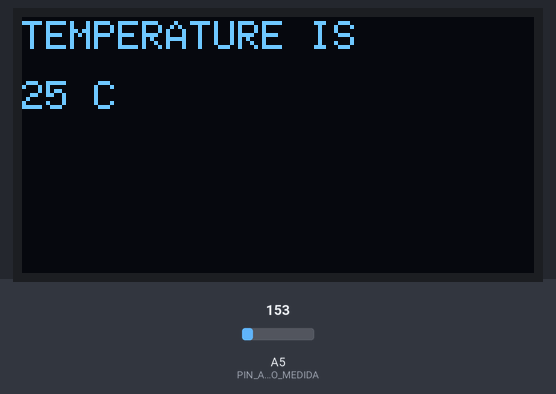
This sketch was run on a simulated Arduino Uno, built with avr-gcc and run on an emulated ATmega328P. On the bench: 128×64 one-colour display. The inputs (shaded band) are chosen by the test bench; at power-on: A5 (PIN_ANALOGICO_MEDIDA) = 153. What the sketch prints to the serial monitor is not drawn.

Above: at 1.6 s.
1.7 s: A5 (PIN_ANALOGICO_MEDIDA) set to 165
At 4.6 s:
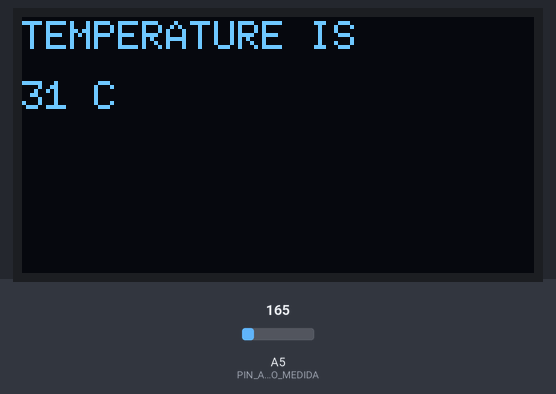
4.9 s: A5 (PIN_ANALOGICO_MEDIDA) set to 130
At 8.2 s:
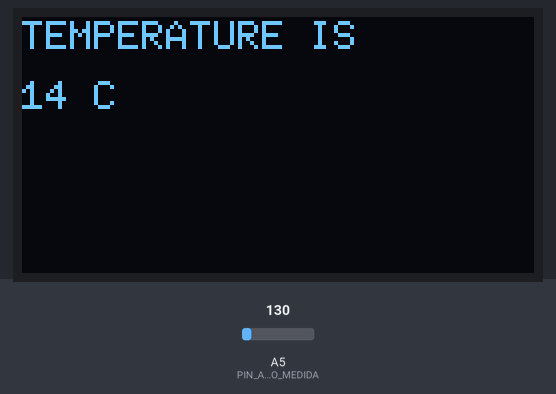
8.5 s: A5 (PIN_ANALOGICO_MEDIDA) set to 121
At 11.6 s:
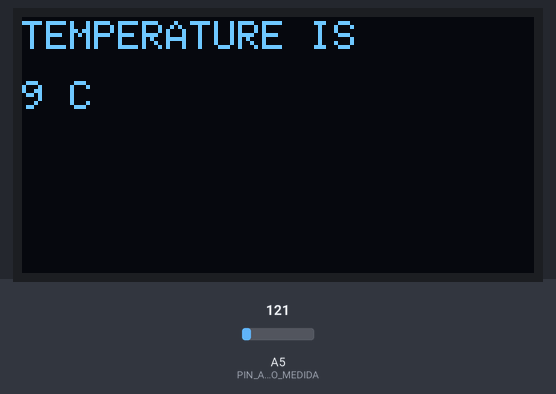
Timing chart, 0 to 13.1 s (numbered marks = the images above; inputs shaded):
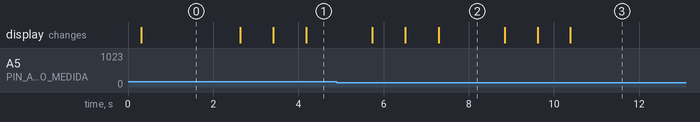

The sketch:

fase2.ino
```cpp
#include <U8g2lib.h>

// Descomentar la siguiente línea para activar el modo debug.
#define DEBUG

// Asignar el pin analógico para la medida del sensor.
#define PIN_ANALOGICO_MEDIDA 5

// Asignar pines digitales para la pantalla OLED.
#define DIGITAL_PIN_SCK 2
#define DIGITAL_PIN_SDA 3
#define DIGITAL_PIN_DC 4
#define DIGITAL_PIN_CS 5

// Asignamos la tensión de referencia para el sensor.
#define VS_mV 5000

// El pin RES debe estar a 5 V, podemos conectarlo a alimentación o usar un pin digital
// a nivel alto. Prefiero usar la conexión a alimentación porque así preservamos el pin
// digital para otros usos.

// Invocamos el constructor para crear el objeto que representa la pantalla.
U8G2_SH1106_128X64_NONAME_1_4W_SW_SPI u8g2(U8G2_R0, DIGITAL_PIN_SCK, DIGITAL_PIN_SDA, DIGITAL_PIN_CS, DIGITAL_PIN_DC);

void setup() {
#ifdef DEBUG
  // Configuramos la depuración.
  Serial.begin(9600);
#endif

  // Configuramos el pin analógico como entrada.
  pinMode(PIN_ANALOGICO_MEDIDA, INPUT);

  // Configuramos la pantalla OLED.
  u8g2.setFont(u8g2_font_6x10_mf);
  u8g2.setFontRefHeightExtendedText();
  u8g2.setFontPosTop();
  u8g2.begin();
}

void ShowSensorValue(int value){
  u8g2.firstPage();
  do {

      u8g2.setCursor(0, 0);
      u8g2.print("TEMPERATURE IS");
      u8g2.setCursor(0, 15);
      u8g2.print(String(value).c_str());
      u8g2.print(" C");
  } while(u8g2.nextPage());
}

float CurrentSensorValue(){
  // *** IMPORTANTE ***
  // Estoy usando un sensor de temperatura TMP36 que devuelve un valor de tensión que
  // debe transformarse en una temperatura considerando las indicaciones del fabricante
  // para este modelo.

  // Leemos el valor del sensor.
  int rawValue = analogRead(PIN_ANALOGICO_MEDIDA);

  // Transformamos en tensión.
  float value_mV = map(rawValue, 0, 1023, 0, VS_mV);

  // Ahora transformamos en temperatura a partir de la ecuación de la recta que se
  // deduce de la gráfica de las especificaciones.
  double value_C = (value_mV - 500) / 10;

  #ifdef DEBUG
    Serial.println(rawValue);
    Serial.print(value_C);
    Serial.println(+ " ºC");
  #endif

  return value_C;
}

int AvgSensorValue(){
  // El sensor utilizado acepta variaciones en el resultado de hasta 2ºC debido
  // a sus limitaciones de precisión. Para evitar que lecturas consecutivas muestren
  // valores ligeramente distintos por este motivo que puedan resultar confusos y
  // generar "ruido" en los datos que se usarán más adelante, calcularemos una
  // media móvil y ese será el valor que consideraremos como temperatura.
  // Además, como la precisión tiene de orden de magnitud 1ºC, no tiene sentido
  // trabajar con decimales, por lo que tras calcular la media móvil haremos un
  // redondeo que completaremos con el casting a int del retorno de la función.

  static float avg [3];
  static int n = 0;

  // Primera invocación de la función. Todavía no hay ningún valor en el array.
  // El nuevo valor es el primero y él mismo es la media.
  if (n == 0)
  {
    avg[0] = CurrentSensorValue();
    n++;
    return round(avg[0]);
  }

  // Segunda invocación de la función. Ya hay un valor en el array.
  // El nuevo valor es el segundo y hay que calcular la media junto con el
  // otro que ya está en el array.
  if (n == 1)
  {
    avg[1] = CurrentSensorValue();
    n++;
    return round((avg[0] + avg[1]) / 2);
  }

  // Tercera invocación de la función. Ya hay dos valores en el array.
  // El nuevo valor es el tercero y hay que calcular la media con los
  // otros dos que ya están en el array.
  if (n == 2)
  {
    avg[2] = CurrentSensorValue();
    n++;
    return round((avg[0] + avg[1] + avg[2]) / 3);
  }

  // A partir de la cuarta invocación siempre hay que hacer lo mismo:
  // Descartar el valor más antiguo, mover los demás por el array
  // y añadir el nuevo.
  if (n >= 3)
  {
    avg[0] = avg[1];
    avg[1] = avg[2];
    avg[2] = CurrentSensorValue();
    return round((avg[0] + avg[1] + avg[2]) / 3);
  }
}

void loop() {

  // Mostramos el valor en la pantalla OLED.
  ShowSensorValue(AvgSensorValue());

  // Esperamos medio segundo.
  delay(500);
}
```

Measured:
- after the input at 1.7 s, the display: first changes after 0.93 s (image 1 shows a later state)
- after the input at 4.9 s, the display: first changes after 0.84 s (image 2 shows a later state)
- after the input at 8.5 s, the display: first changes after 0.34 s (image 3 shows a later state)
